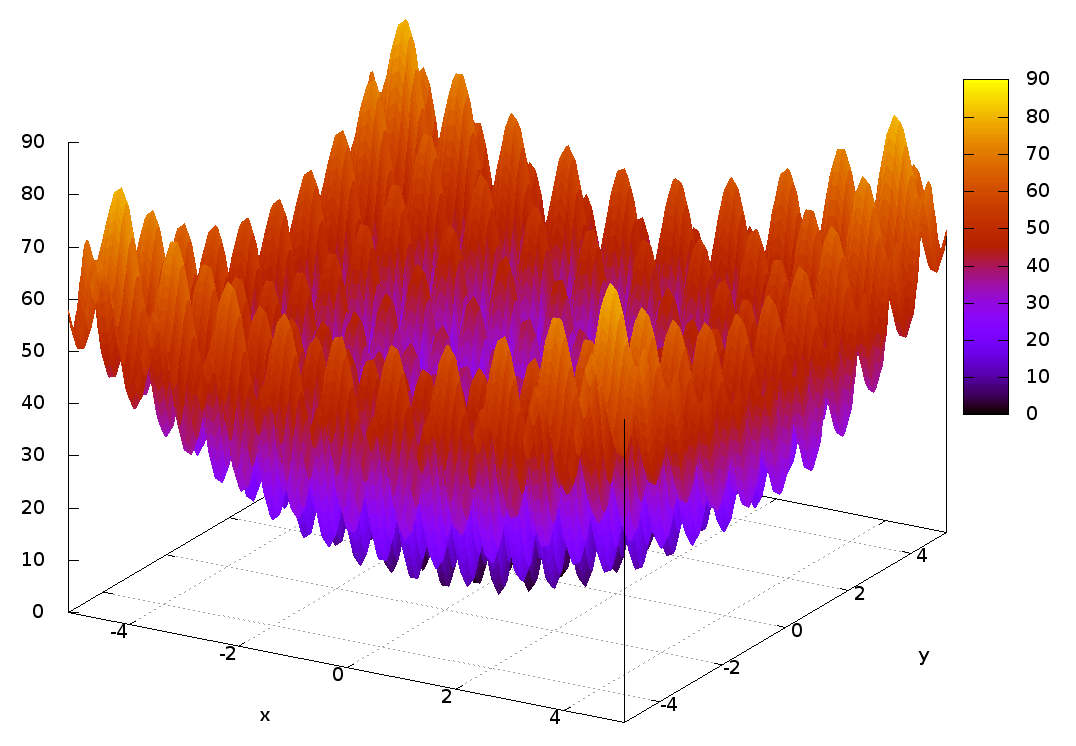

Write gnuplot code to recreate this figure.
#!/usr/bin/gnuplot -p

#set terminal svg size 600,500 enhanced fname "Times Roman" fsize 8
#set output "RastriginFunction.svg"

set terminal png transparent xffffff size 1200,1000 font "Times Roman" 14
set output "RastriginFunction.png"

set grid
set xlabel "x"
set ylabel "y"
set ticslevel 0
set isosample 250
#set contour
set nosurface
#set contour base
set view 65,30
set pm3d
set xrange [-5.12:5.12]
set yrange [-5.12:5.12]

#set cntrparam levels incremental -1, 0.2, 1
#set cntrparam levels discrete -0.2, -0.5, 0.2, 0.5

f(x,y) = 20 + x**2 - 10*cos(2*pi*x) + y**2 - 10*cos(2*pi*y)

splot f(x,y) notitle with lines linestyle 1 linewidth 0.01
